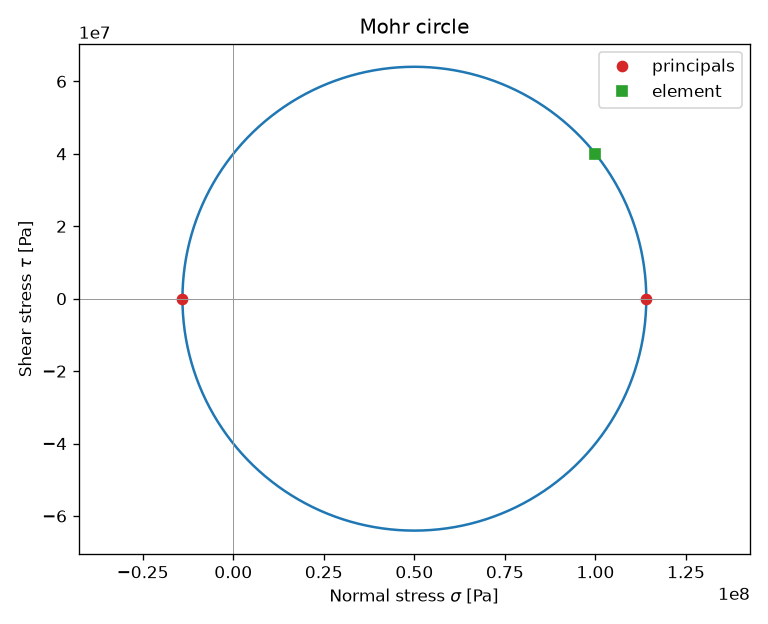

Recreate this plot in Python.
#!/usr/bin/env python3
"""Plane-stress principals for bending plus torsion.

principal_stress_max and principal_stress_min are
(sx+sy)/2 ± (((sx-sy)/2)**2 + tau**2)**0.5 with sy = 0.
mohr_center is (sx+sy)/2. mohr_radius and max_shear_from_mohr are the
same square root. Bending stress is M/Z or M*c/I. Shaft shear is T*R/J.
"""

from __future__ import annotations

import argparse
import math
import sys
import tempfile
from pathlib import Path

CHECK_TOL = 1e-9
SKILL_DIR = Path(__file__).resolve().parent

ASSUMPTIONS = (
    "plane stress; linear elastic; sy = 0 on the bending-plus-torsion path; "
    "principal_stress_max and principal_stress_min; mohr_center; "
    "mohr_radius = max_shear_from_mohr; "
    "bending stress M/Z or M*c/I; circular_shaft_shear tau = T*R/J; "
    "optional margin_of_safety uses max(|sigma1|, |sigma2|) as the design stress; "
    "plastic Mohr and a second normal stress are omitted"
)


def print_kv(key: str, value: object) -> None:
    if isinstance(value, float):
        text = f"{value:.8g}"
    else:
        text = str(value)
    print(f"{key}: {text}")


def close(actual: float, expected: float) -> bool:
    scale = max(abs(expected), 1.0)
    return abs(actual - expected) <= CHECK_TOL * scale


def require_finite(name: str, value: float) -> None:
    if not math.isfinite(value):
        raise ValueError(f"{name} must be finite")


def require_positive(name: str, value: float) -> None:
    if not math.isfinite(value) or value <= 0.0:
        raise ValueError(f"{name} must be finite and > 0")


def principal_stress_max(sx: float, sy: float, tau: float) -> float:
    return 0.5 * (sx + sy) + math.hypot(0.5 * (sx - sy), tau)


def principal_stress_min(sx: float, sy: float, tau: float) -> float:
    return 0.5 * (sx + sy) - math.hypot(0.5 * (sx - sy), tau)


def mohr_center(sx: float, sy: float) -> float:
    return 0.5 * (sx + sy)


def mohr_radius(sx: float, sy: float, tau: float) -> float:
    return math.hypot(0.5 * (sx - sy), tau)


def polar_moment(outer_radius: float, inner_radius: float) -> float:
    return 0.5 * math.pi * (outer_radius**4 - inner_radius**4)


def solve(sx: float, sy: float, tau: float, allowable: float | None) -> dict[str, object]:
    s1 = principal_stress_max(sx, sy, tau)
    s2 = principal_stress_min(sx, sy, tau)
    radius = mohr_radius(sx, sy, tau)
    result: dict[str, object] = {
        "sigma_x_Pa": sx,
        "sigma_y_Pa": sy,
        "tau_xy_Pa": tau,
        "sigma1_Pa": s1,
        "sigma2_Pa": s2,
        "tau_max_Pa": radius,
        "mohr_center_Pa": mohr_center(sx, sy),
        "mohr_radius_Pa": radius,
    }
    if allowable is not None:
        design = max(abs(s1), abs(s2))
        if design == 0.0:
            raise ValueError("design stress is zero; margin is undefined")
        result["allowable_Pa"] = allowable
        result["margin_of_safety"] = allowable / design - 1.0
    return result


def outer_radius(args: argparse.Namespace) -> float:
    if args.radius is not None and args.diameter is not None:
        raise ValueError("pass --radius or --diameter, not both")
    if args.radius is not None:
        require_positive("radius", args.radius)
        return args.radius
    if args.diameter is not None:
        require_positive("diameter", args.diameter)
        return 0.5 * args.diameter
    raise ValueError("torque path needs --radius or --diameter for the outer fiber")


def inner_radius(args: argparse.Namespace, outer: float) -> float:
    if args.inner_radius is not None and args.inner_diameter is not None:
        raise ValueError("pass --inner-radius or --inner-diameter, not both")
    if args.radius is not None and args.inner_diameter is not None:
        raise ValueError("use --inner-radius with --radius")
    if args.diameter is not None and args.inner_radius is not None:
        raise ValueError("use --inner-diameter with --diameter")
    if args.inner_radius is not None:
        require_finite("inner-radius", args.inner_radius)
        inner = args.inner_radius
    elif args.inner_diameter is not None:
        require_finite("inner-diameter", args.inner_diameter)
        inner = 0.5 * args.inner_diameter
    else:
        return 0.0
    if inner < 0.0 or inner >= outer:
        raise ValueError("inner radius must satisfy 0 <= Ri < Ro")
    return inner


def from_loads(args: argparse.Namespace) -> tuple[float, float, str]:
    if args.moment is None or args.torque is None:
        raise ValueError("load path needs --moment and --torque")
    require_finite("moment", args.moment)
    require_finite("torque", args.torque)
    if args.section_modulus is not None and (args.inertia is not None or args.fiber is not None):
        raise ValueError("pass --section-modulus or --inertia with --fiber, not both")
    if args.section_modulus is not None:
        require_positive("section-modulus", args.section_modulus)
        sigma = args.moment / args.section_modulus
        bend = "section_modulus"
    elif args.inertia is not None or args.fiber is not None:
        if args.inertia is None or args.fiber is None:
            raise ValueError("--inertia and --fiber are a pair")
        require_positive("inertia", args.inertia)
        require_positive("fiber", args.fiber)
        sigma = args.moment * args.fiber / args.inertia
        bend = "inertia_fiber"
    else:
        raise ValueError("bending needs --section-modulus or --inertia and --fiber")
    radius = outer_radius(args)
    if args.polar is not None:
        require_positive("polar", args.polar)
        polar = args.polar
        shear_path = "supplied_polar"
    else:
        polar = polar_moment(radius, inner_radius(args, radius))
        shear_path = "circular_shaft"
    tau = args.torque * radius / polar
    return sigma, tau, f"{bend}+{shear_path}"


def from_args(args: argparse.Namespace) -> dict[str, object]:
    direct = args.sigma is not None or args.tau is not None
    loads = any(
        value is not None
        for value in (
            args.moment,
            args.torque,
            args.section_modulus,
            args.inertia,
            args.fiber,
            args.polar,
            args.radius,
            args.diameter,
            args.inner_radius,
            args.inner_diameter,
        )
    )
    if direct and loads:
        raise ValueError("do not mix --sigma/--tau with the load path")
    if direct:
        if args.sigma is None or args.tau is None:
            raise ValueError("--sigma and --tau are a pair")
        require_finite("sigma", args.sigma)
        require_finite("tau", args.tau)
        sigma, tau, path = args.sigma, args.tau, "sigma_tau"
    elif loads:
        sigma, tau, path = from_loads(args)
    else:
        raise ValueError("pass --sigma and --tau, or bending plus torsion loads")
    if args.allowable is not None:
        require_positive("allowable", args.allowable)
    result = solve(sigma, 0.0, tau, args.allowable)
    result["path"] = path
    return result


def emit(result: dict[str, object], graph: Path) -> None:
    print_kv("assumptions", ASSUMPTIONS)
    for key in (
        "path",
        "sigma_x_Pa",
        "sigma_y_Pa",
        "tau_xy_Pa",
        "sigma1_Pa",
        "sigma2_Pa",
        "tau_max_Pa",
        "mohr_center_Pa",
        "mohr_radius_Pa",
        "allowable_Pa",
        "margin_of_safety",
    ):
        if key in result:
            print_kv(key, result[key])
    print_kv("graph", str(graph))


def write_plot(result: dict[str, object], out_path: Path) -> None:
    import matplotlib.pyplot as plt

    center = float(result["mohr_center_Pa"])
    radius = float(result["mohr_radius_Pa"])
    s1 = float(result["sigma1_Pa"])
    s2 = float(result["sigma2_Pa"])
    sx = float(result["sigma_x_Pa"])
    tau = float(result["tau_xy_Pa"])
    steps = 181
    xs = [center + radius * math.cos(2.0 * math.pi * i / (steps - 1)) for i in range(steps)]
    ys = [radius * math.sin(2.0 * math.pi * i / (steps - 1)) for i in range(steps)]
    fig, ax = plt.subplots(figsize=(6.4, 5.2))
    ax.plot(xs, ys, color="C0")
    ax.plot([s2, s1], [0.0, 0.0], "o", color="C3", label="principals")
    ax.plot([sx], [tau], "s", color="C2", label="element")
    ax.axhline(0.0, color="0.6", lw=0.6)
    ax.axvline(0.0, color="0.6", lw=0.6)
    ax.set_aspect("equal", adjustable="datalim")
    ax.set_xlabel(r"Normal stress $\sigma$ [Pa]")
    ax.set_ylabel(r"Shear stress $\tau$ [Pa]")
    ax.set_title("Mohr circle")
    ax.legend()
    fig.tight_layout()
    out_path.parent.mkdir(parents=True, exist_ok=True)
    fig.savefig(out_path, dpi=120)
    plt.close(fig)


def run_check() -> int:
    radius = math.hypot(50.0, 50.0)
    state = solve(100.0, 0.0, 50.0, None)
    if not close(float(state["sigma1_Pa"]), 50.0 + radius):
        return fail(f"sigma1 {state['sigma1_Pa']}")
    if not close(float(state["sigma2_Pa"]), 50.0 - radius):
        return fail(f"sigma2 {state['sigma2_Pa']}")
    if not close(float(state["mohr_center_Pa"]), 50.0):
        return fail("center")
    if not close(float(state["tau_max_Pa"]), radius):
        return fail("radius")
    # M/Z = 1000/0.01 = 1e5. Solid J = pi/2*R^4, tau = T*R/J.
    outer = 0.05
    polar = polar_moment(outer, 0.0)
    tau = 500.0 * outer / polar
    loaded = from_loads(
        argparse.Namespace(
            moment=1000.0,
            torque=500.0,
            section_modulus=0.01,
            inertia=None,
            fiber=None,
            polar=None,
            radius=outer,
            diameter=None,
            inner_radius=None,
            inner_diameter=None,
        )
    )
    if not close(loaded[0], 1.0e5) or not close(loaded[1], tau):
        return fail(f"load path {loaded}")
    with tempfile.TemporaryDirectory() as folder:
        path = Path(folder) / "check.png"
        write_plot(state, path)
        if not path.is_file() or path.stat().st_size < 1000:
            return fail("check plot was not written")
    print("check: pass")
    print_kv("sigma1_Pa", float(state["sigma1_Pa"]))
    print_kv("tau_load_Pa", loaded[1])
    return 0


def fail(message: str) -> int:
    print(f"CHECK FAIL: {message}", file=sys.stderr)
    return 1


def parse_args(argv: list[str] | None = None) -> argparse.Namespace:
    parser = argparse.ArgumentParser(
        description="Principals and Mohr circle for bending plus torsion."
    )
    parser.add_argument("--sigma", type=float, default=None, help="normal stress σx [Pa]")
    parser.add_argument("--tau", type=float, default=None, help="shear stress τxy [Pa]")
    parser.add_argument("--moment", type=float, default=None, help="bending moment M [N*m]")
    parser.add_argument("--section-modulus", type=float, default=None, help="section modulus Z [m^3]")
    parser.add_argument("--inertia", type=float, default=None, help="second moment I [m^4]")
    parser.add_argument("--fiber", type=float, default=None, help="extreme-fiber distance c [m]")
    parser.add_argument("--torque", type=float, default=None, help="torque T [N*m]")
    parser.add_argument("--polar", type=float, default=None, help="polar second moment J [m^4]")
    parser.add_argument("--radius", type=float, default=None, help="outer radius Ro [m]")
    parser.add_argument("--diameter", type=float, default=None, help="outer diameter Do [m]")
    parser.add_argument("--inner-radius", type=float, default=None, help="inner radius Ri [m]")
    parser.add_argument("--inner-diameter", type=float, default=None, help="inner diameter Di [m]")
    parser.add_argument("--allowable", type=float, default=None, help="allowable normal stress [Pa]")
    parser.add_argument("--out", type=Path, default=None, help="PNG path")
    parser.add_argument("--check", action="store_true", help="run built-in consistency checks")
    return parser.parse_args(argv)


def main(argv: list[str] | None = None) -> int:
    args = parse_args(argv)
    if args.check:
        return run_check()
    try:
        result = from_args(args)
    except ValueError as exc:
        print(f"error: {exc}", file=sys.stderr)
        return 2
    out_path = args.out if args.out is not None else SKILL_DIR / "combined_stress_mohr.png"
    try:
        write_plot(result, out_path)
    except Exception as exc:
        print(f"error: {exc}", file=sys.stderr)
        return 2
    emit(result, out_path)
    return 0


if __name__ == "__main__":
    sys.exit(main())
